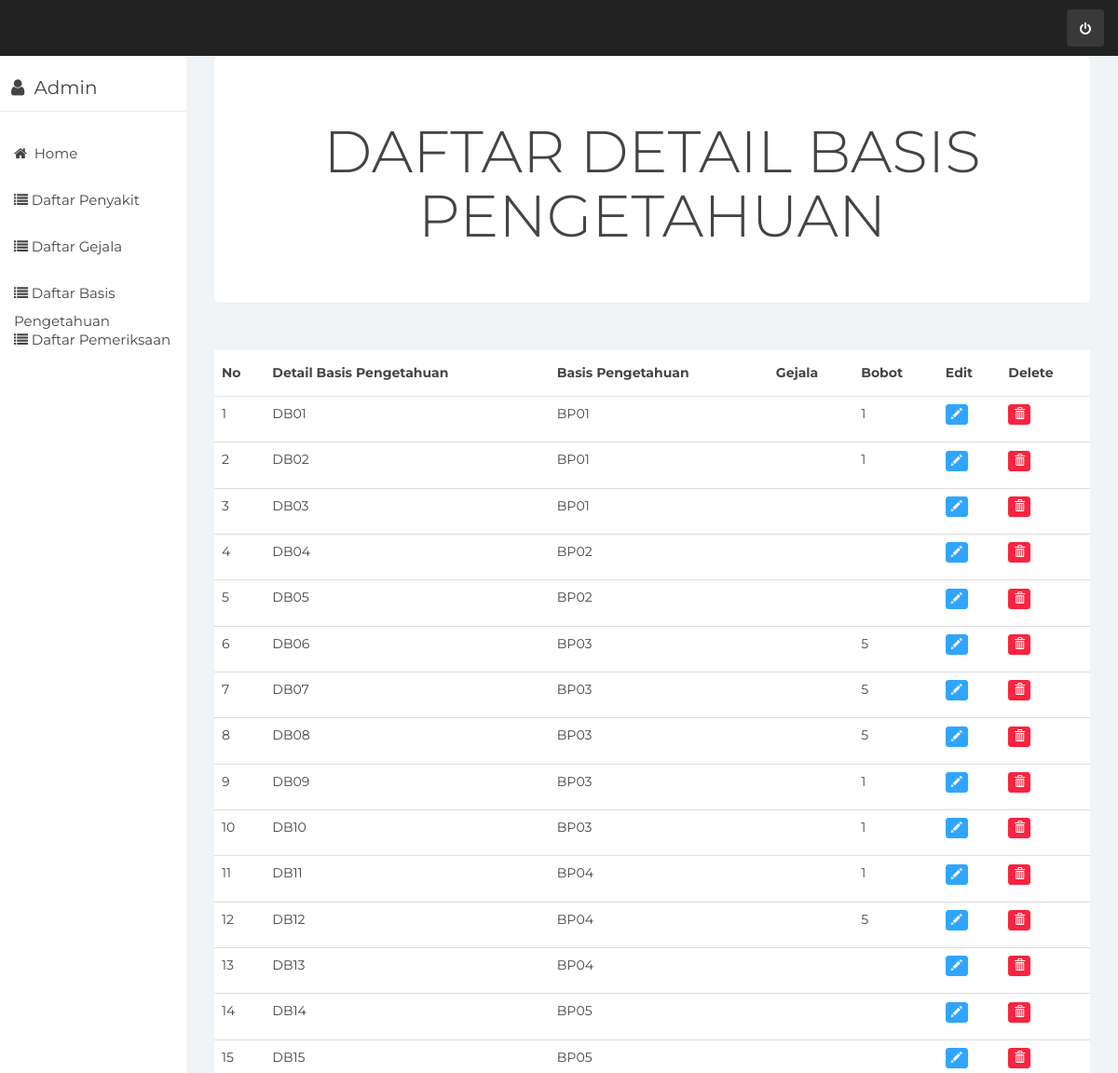
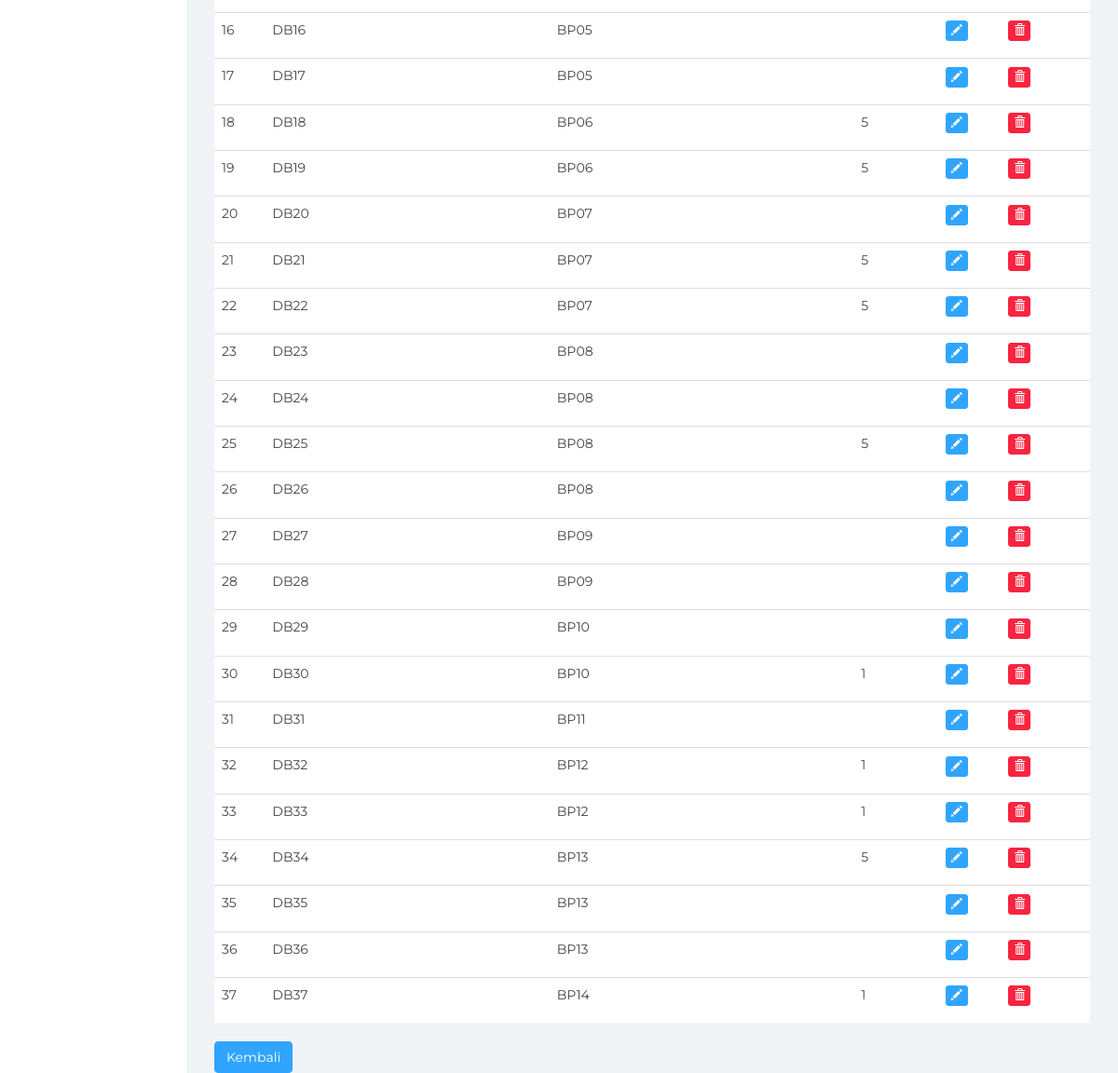
The page /index.php/detailbasis/daftar_detail on the database its author committed (2 pictures, top to bottom).
### tables this page shows
CREATE TABLE `tb_detail_basis_pengetahuan` (
  `id_detail` varchar(10) NOT NULL,
  `id_gejala` varchar(10) NOT NULL,
  `id_basis_pengetahuan` varchar(10) NOT NULL,
  `bobot` enum('1','3','5') NOT NULL
);

### application/controllers/DetailBasis.php (called while the page is built, shortened)
<?php
class DetailBasis extends CI_Controller {
	public function __construct()
	{
		$this->load->model('M_detailbasis');
		$this->load->helper('url','form');
		$this->load->library('form_validation');
	}
	public function daftar_detail()
	{
		$this->load->model('M_detailbasis');
		$data['detailbasis']=$this->M_detailbasis->readDetail();
		$this->load->view('tabeldetail',$data);
	}
	}

### index.php (called while the page is built, shortened)
<?php
require_once BASEPATH.'core/CodeIgniter.php';

### application/models/M_detailbasis.php (called while the page is built, shortened)
<?php
class M_detailbasis extends CI_Model {
	public function readDetail(){
		$query=$this->db->get('tb_detail_basis_pengetahuan');
		return $query->result();
	}
}

### application/views/tabeldetail.php (the view, shortened to what this page needs)
<div class="col-sm-9 col-sm-offset-3 col-lg-10 col-lg-offset-2 main">
	    <div class="main-panel">
        <div class="content">
            <div class="container-fluid">
                <div class="row">
                    <div class="col-md-12">
                          <div class="jumbotron text-center">
                                 <h1>DAFTAR DETAIL BASIS PENGETAHUAN</h1>
                          </div>
                        <div class="card">
                            <div class="content table-responsive table-full-width">
                                <table class="table table-hover table-striped">
                                    <table class="table table-hover" id="contoh">
                                        <thead>
                                            <th>No</th>
                                            <th>Detail Basis Pengetahuan</th>
                                            <th>Basis Pengetahuan</th>
                                            <th>Gejala</th>
                                            <th>Bobot</th>
                                            <th>Edit</th>
                                            <th>Delete</th>
                                        </thead>
                                        <tbody>
                                            <?php
                                             $no=1;
                                             foreach ($detailbasis as $key) { ?>
                                            <tr>
                                                <td><?php echo $no ?>  </td>
                                                <td><?php echo $key->id_detail;?></td>
                                                <td><?php echo $key->id_basis_pengetahuan;?></td>
                                                <td><?php echo $key->gejala;?></td>
                                                <td><?php echo $key->bobot;?></td>
                                                <td><a href="<?=site_url()?>/DetailBasis/Update/<?php echo $key->id_detail ?>"> <p data-placement="top" data-toogle="tooltip" title="Edit"><button class="btn btn-primary btn-xs" data-title="Edit" data-toggle="modal" data-target="#edit"><span class="glyphicon glyphicon-pencil"></span></button></p></td>
                                                <td><a href="<?=site_url()?>/DetailBasis/delete/<?php echo $key->id_detail ?>"> <p data-placement="top" data-toogle="tooltip" title="Delete"><button class="btn btn-danger btn-xs" data-title="Delete" data-toggle="modal" data-target="#delete"><span class="glyphicon glyphicon-trash"></span></button></p></td>
                                            </tr>
                                            <?php
                                             $no++;
                                             }?>
                                        </tbody>
                                    </table>
                                </table>
                                     <a href="<?php echo site_url('BasisPengetahuan/daftar_basis_pengetahuan')?>"> <button type="kembali" class="btn btn-primary">Kembali</button>
                            </div>
                        </div>
                    </div>
                </div>
            </div>
        </div>

### assets/css/styles.css (style rules this page uses)
body { background: #f1f4f7; padding-top: 60px; font-size: 14px; color: #444444; font-family: "Montserrat", "Helvetica Neue", Helvetica, Arial, sans-serif; }
p { color: #777; }
a, a:hover, a:focus { color: #30a5ff; }
h1, h2, h3, h4, h5, h6 { color: #444444; }
h1 { font-weight: 300; font-size: 40px; }
.btn-primary, .btn-primary:hover, .btn-primary:focus, .btn-primary:active, .btn-primary.active, .open > .dropdown-toggle.btn-primary, .btn-primary.disabled, .btn-primary[disabled], fieldset[disabled] .btn-primary, .btn-primary.disabled:hover, .btn-primary[disabled]:hover, fieldset[disabled] .btn-primary:hover, .btn-primary.disabled:focus, .btn-primary[disabled]:focus, fieldset[disabled] .btn-primary:focus, .btn-primary.disabled:active, .btn-primary[disabled]:active, fieldset[disabled] .btn-primary:active, .btn-primary.disabled.active, .btn-primary[disabled].active, fieldset[disabled] .btn-primary.active { background-color: #30a5ff; border-color: #30a5ff; }
.btn-danger, .btn-danger:hover, .btn-danger:focus, .btn-danger:active, .btn-danger.active, .open > .dropdown-toggle.btn-danger, .btn-danger.disabled, .btn-danger[disabled], fieldset[disabled] .btn-danger, .btn-danger.disabled:hover, .btn-danger[disabled]:hover, fieldset[disabled] .btn-danger:hover, .btn-danger.disabled:focus, .btn-danger[disabled]:focus, fieldset[disabled] .btn-danger:focus, .btn-danger.disabled:active, .btn-danger[disabled]:active, fieldset[disabled] .btn-danger:active, .btn-danger.disabled.active, .btn-danger[disabled].active, fieldset[disabled] .btn-danger.active { background-color: #f9243f; border-color: #f9243f; }
.jumbotron { background: #fff; border-bottom: 1px solid #e9ecf2; color: #444444; }
.table { background: #fff; }
.table > thead > tr > th { border-bottom: 1px solid #e6e7e8; vertical-align: middle; height: 50px; }

### rows shown on the page
tb_detail_basis_pengetahuan: id_detail "DB01", id_basis_pengetahuan "BP01", bobot "1"
tb_detail_basis_pengetahuan: id_detail "DB02", id_basis_pengetahuan "BP01", bobot "1"
tb_detail_basis_pengetahuan: id_detail "DB03", id_basis_pengetahuan "BP01"
tb_detail_basis_pengetahuan: id_detail "DB04", id_basis_pengetahuan "BP02"
tb_detail_basis_pengetahuan: id_detail "DB05", id_basis_pengetahuan "BP02"
tb_detail_basis_pengetahuan: id_detail "DB06", id_basis_pengetahuan "BP03", bobot "5"
tb_detail_basis_pengetahuan: id_detail "DB07", id_basis_pengetahuan "BP03", bobot "5"
tb_detail_basis_pengetahuan: id_detail "DB08", id_basis_pengetahuan "BP03", bobot "5"
tb_detail_basis_pengetahuan: id_detail "DB09", id_basis_pengetahuan "BP03", bobot "1"
tb_detail_basis_pengetahuan: id_detail "DB10", id_basis_pengetahuan "BP03", bobot "1"
tb_detail_basis_pengetahuan: id_detail "DB11", id_basis_pengetahuan "BP04", bobot "1"
tb_detail_basis_pengetahuan: id_detail "DB12", id_basis_pengetahuan "BP04", bobot "5"
tb_detail_basis_pengetahuan: id_detail "DB13", id_basis_pengetahuan "BP04"
tb_detail_basis_pengetahuan: id_detail "DB14", id_basis_pengetahuan "BP05"
tb_detail_basis_pengetahuan: id_detail "DB15", id_basis_pengetahuan "BP05"
tb_detail_basis_pengetahuan: id_detail "DB16", id_basis_pengetahuan "BP05"
tb_detail_basis_pengetahuan: id_detail "DB17", id_basis_pengetahuan "BP05"
tb_detail_basis_pengetahuan: id_detail "DB18", id_basis_pengetahuan "BP06", bobot "5"
tb_detail_basis_pengetahuan: id_detail "DB19", id_basis_pengetahuan "BP06", bobot "5"
tb_detail_basis_pengetahuan: id_detail "DB20", id_basis_pengetahuan "BP07"
tb_detail_basis_pengetahuan: id_detail "DB21", id_basis_pengetahuan "BP07", bobot "5"
tb_detail_basis_pengetahuan: id_detail "DB22", id_basis_pengetahuan "BP07", bobot "5"
tb_detail_basis_pengetahuan: id_detail "DB23", id_basis_pengetahuan "BP08"
tb_detail_basis_pengetahuan: id_detail "DB24", id_basis_pengetahuan "BP08"
tb_detail_basis_pengetahuan: id_detail "DB25", id_basis_pengetahuan "BP08", bobot "5"
tb_detail_basis_pengetahuan: id_detail "DB26", id_basis_pengetahuan "BP08"
tb_detail_basis_pengetahuan: id_detail "DB27", id_basis_pengetahuan "BP09"
tb_detail_basis_pengetahuan: id_detail "DB28", id_basis_pengetahuan "BP09"
tb_detail_basis_pengetahuan: id_detail "DB29", id_basis_pengetahuan "BP10"
tb_detail_basis_pengetahuan: id_detail "DB30", id_basis_pengetahuan "BP10", bobot "1"
tb_detail_basis_pengetahuan: id_detail "DB31", id_basis_pengetahuan "BP11"
tb_detail_basis_pengetahuan: id_detail "DB32", id_basis_pengetahuan "BP12", bobot "1"
tb_detail_basis_pengetahuan: id_detail "DB33", id_basis_pengetahuan "BP12", bobot "1"
tb_detail_basis_pengetahuan: id_detail "DB34", id_basis_pengetahuan "BP13", bobot "5"
tb_detail_basis_pengetahuan: id_detail "DB35", id_basis_pengetahuan "BP13"
tb_detail_basis_pengetahuan: id_detail "DB36", id_basis_pengetahuan "BP13"
tb_detail_basis_pengetahuan: id_detail "DB37", id_basis_pengetahuan "BP14", bobot "1"
